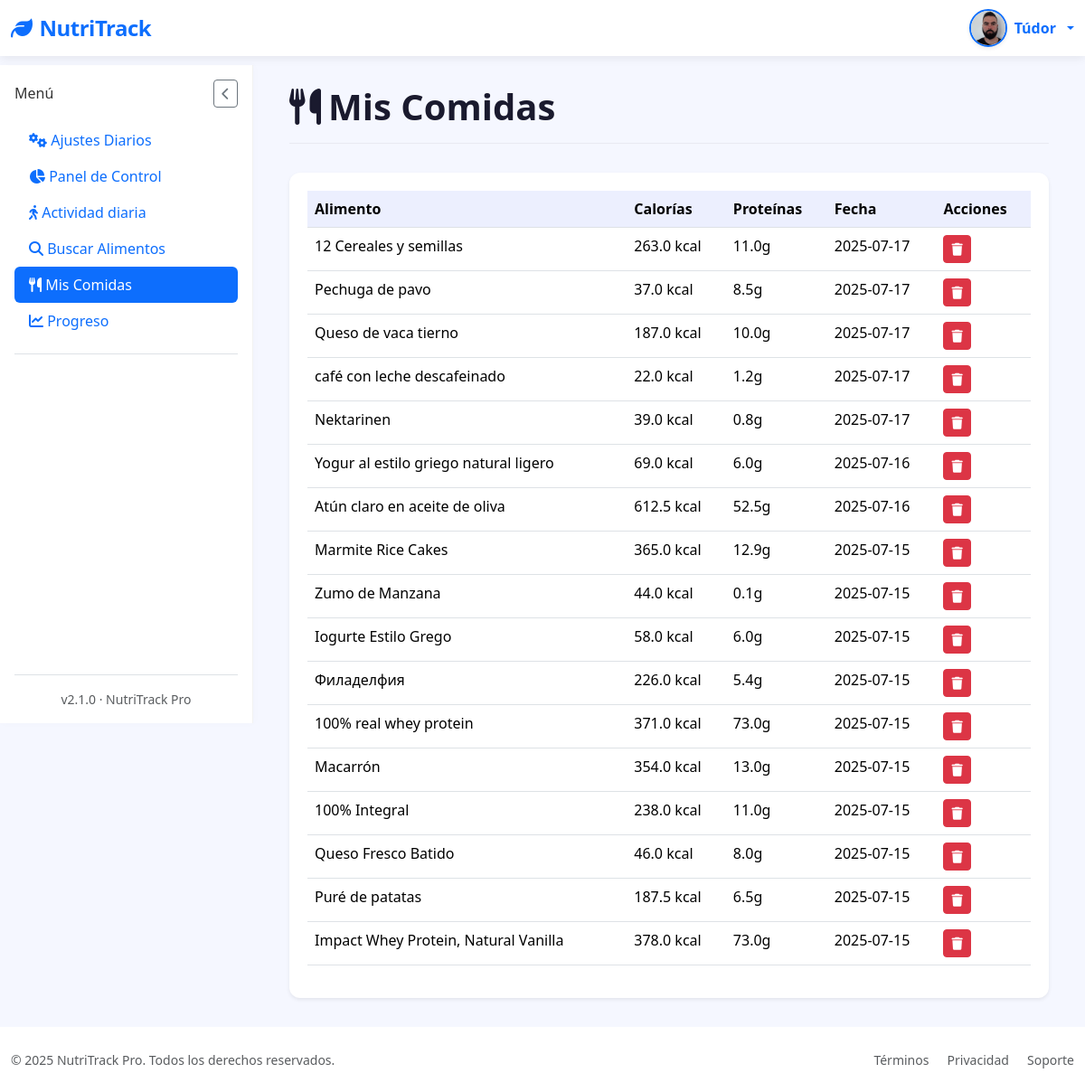
The app's page /mis-comidas (signed in) with its own data.
### tables this page shows
CREATE TABLE "loggin" (
	"id"	INTEGER,
	"username"	TEXT NOT NULL,
	"password"	TEXT,
	"email"	TEXT, google_id TEXT, full_name TEXT, birth_date TEXT, height_cm INTEGER, weight_kg INTEGER, gender TEXT, activity_level TEXT, goal TEXT, profile_photo TEXT DEFAULT NULL, preferences TEXT DEFAULT '{}',
	PRIMARY KEY("id" AUTOINCREMENT)
);

CREATE TABLE "food_entries" (
	"id"	INTEGER,
	"user_id"	INTEGER NOT NULL,
	"food_name"	TEXT NOT NULL,
	"calories"	REAL,
	"proteins"	REAL,
	"fats"	REAL,
	"carbs"	REAL,
	"date"	TIMESTAMP DEFAULT CURRENT_TIMESTAMP,
	"created_at"	TEXT,
	PRIMARY KEY("id" AUTOINCREMENT),
	FOREIGN KEY("user_id") REFERENCES "loggin"("id")
);

### app/controllers/MyfoodsController.py (the view)
@app.route('/mis-comidas')
@login_required
def mis_comidas():
    with get_db_cursor() as cur:
        cur.execute("""
            SELECT id, food_name, calories, proteins, date
            FROM food_entries
            WHERE user_id = ?
            ORDER BY date DESC
        """, (current_user.id,))
        comidas = cur.fetchall()
    return render_template('Myfoods/mis_comidas.html', comidas=comidas)

### app/__init__.py (called while the page is built)
@login_manager.user_loader
def load_user(user_id):
    return User.get_by_id(user_id)

### app/conexion.py (called while the page is built)
@contextmanager
def get_db_connection():
    conn = sqlite3.connect(DATABASE)
    conn.row_factory = sqlite3.Row  # Esto permite acceso como diccionario
    try:
        yield conn
    finally:
        conn.close()

@contextmanager
def get_db_cursor():
    with get_db_connection() as conn:
        cursor = conn.cursor()
        try:
            yield cursor
            conn.commit()
        except:
            conn.rollback()
            raise

### app/controllers/UsersController.py (called while the page is built)
@app.context_processor
def inject_prefs():
    if current_user.is_authenticated:
        prefs = get_user_preferences(current_user.id)  # función que recupera las prefs
        return dict(prefs=prefs)
    return dict(prefs=None)

### app/models/LoginGoogleModel.py (called while the page is built)
    @staticmethod
    def get_by_id(user_id):
        with get_db_cursor() as cur:
            cur.execute("SELECT * FROM loggin WHERE id = ?", (user_id,))
            user = cur.fetchone()
            if user:
                return User(
                    id=user['id'],
                    username=user['username'],
                    email=user['email'] if 'email' in user.keys() else None,
                    google_id=user['google_id'] if 'google_id' in user.keys() else None,
                    profile_photo=user['profile_photo'] if 'profile_photo' in user.keys() else None
                )
        return None

### app/models/UsersModel.py (called while the page is built)
def get_user_preferences(user_id):
    with get_db_cursor() as cursor:
        cursor.execute("SELECT preferences FROM loggin WHERE id = ?", (user_id,))
        row = cursor.fetchone()
        try:
            return json.loads(row["preferences"]) if row and row["preferences"] else {}
        except:
            return {}

### app/templates/Myfoods/mis_comidas.html (shortened to what this page needs)
{% extends "base.html" %}
{% block section %}
<div class="page-header">
  <h1 class="page-title">
    <i class="fas fa-utensils me-2"></i>Mis Comidas
  </h1>
</div>
<div class="card border-0 shadow-sm">
  <div class="card-body">
    {% if comidas %}
    <div class="table-responsive">
      <table class="table table-hover">
        <thead>
          <tr>
            <th>Alimento</th>
            <th>Calorías</th>
            <th>Proteínas</th>
            <th>Fecha</th>
            <th>Acciones</th>
          </tr>
        </thead>
        <tbody>
          {% for comida in comidas %}
          <tr>
            <td>{{ comida['food_name'] }}</td>
            <td>{{ comida['calories'] }} kcal</td>
            <td>{{ comida['proteins'] }}g</td>
            <td>{{ comida['date'] }}</td>
            <td>
              <form method="POST" action="{{ url_for('eliminar_comida', comida_id=comida['id']) }}">
                <button type="submit" class="btn btn-sm btn-danger">
                  <i class="fas fa-trash"></i>
                </button>
              </form>
            </td>
          </tr>
          {% endfor %}
        </tbody>
      </table>
    </div>
    {% else %}
    <div class="text-center py-5">
      <i class="fas fa-utensils fa-3x text-muted mb-3"></i>
      <h5 class="fw-medium">No hay comidas registradas</h5>
      <p class="text-muted">Busca y añade alimentos para verlos aquí.</p>
    </div>
    {% endif %}
  </div>
</div>
{% endblock %}

### app/templates/base.html (shortened to what this page needs)
<!DOCTYPE html>
<html lang="es" data-bs-theme="{% if prefs and prefs.dark_mode %}dark{% else %}light{% endif %}">
<head>
    <link href="https://cdn.jsdelivr.net/npm/bootstrap@5.3.2/dist/css/bootstrap.min.css" rel="stylesheet">
    <link rel="stylesheet" href="https://cdn.jsdelivr.net/npm/bootstrap-icons@1.11.1/font/bootstrap-icons.css">
    <link rel="stylesheet" href="https://cdnjs.cloudflare.com/ajax/libs/font-awesome/6.5.2/css/all.min.css" />
    <link href="https://cdn.jsdelivr.net/npm/sweetalert2@11/dist/sweetalert2.min.css" rel="stylesheet">
    <link rel="stylesheet" href="{{ url_for('static', filename='styles/Stylebase.css') }}">
</head>
<body>
    <nav class="navbar navbar-expand-lg navbar-light bg-white">
        <div class="container-fluid">
            <a class="navbar-brand text-primary" href="{{ url_for('logout') }}">
                <i class="fas fa-leaf me-2"></i>NutriTrack
            </a>
            <div class="d-flex align-items-center ms-auto">
  {% if current_user.is_authenticated %}
  <div class="dropdown">
    <a href="#" class="d-flex align-items-center text-decoration-none dropdown-toggle" id="userDropdown" data-bs-toggle="dropdown" aria-expanded="false" style="gap: 0.5rem;">
      {% if current_user.profile_photo %}
        <img src="{{ url_for('static', filename='images/profile_photo/' + current_user.profile_photo) }}"
            alt="Avatar"
            class="rounded-circle shadow-sm"
            style="width: 42px; height: 42px; object-fit: cover; border: 2px solid #0d6efd;">
      {% else %}
        <div class="user-avatar bg-primary text-white rounded-circle d-flex justify-content-center align-items-center shadow-sm"
             style="width: 42px; height: 42px; font-weight: 700; font-size: 1.1rem; user-select: none;">
          {{ current_user.username[0]|upper }}
        </div>
      {% endif %}
      <span class="d-none d-sm-inline fw-semibold text-primary" style="font-size: 1rem;">
        {{ current_user.username }}
      </span>
    </a>
  </div>
  {% endif %}
</div>
        </div>
    </nav>
    <div class="container-fluid flex-grow-1">
        <div class="row h-100 g-0">
            <nav class="sidebar d-flex flex-column p-3" id="sidebar">
                <div class="d-flex justify-content-between align-items-center mb-3">
                    <h6 class="sidebar-title mb-0">Menú</h6>
                    <button id="closeSidebarBtn" class="btn btn-sm btn-outline-secondary d-lg-block">
                        <i class="fas fa-chevron-left"></i>
                    </button>
                </div>
                <ul class="nav nav-pills flex-column mb-auto">
                    <li>
                        <a href="{{ url_for('settings') }}" class="nav-link {% if request.path == url_for('settings') %}active{% endif %}">
                            <i class="fas fa-cogs"></i> Ajustes Diarios
                        </a>
                    </li>
                    <li>
                        <a href="{{ url_for('dashboard') }}" class="nav-link {% if request.path == url_for('dashboard') %}active{% endif %}">
                            <i class="fas fa-chart-pie"></i> Panel de Control
                        </a>
                    </li>
                    <li>
                        <a href="{{ url_for('activity') }}" class="nav-link {% if request.path == url_for('activity') %}active{% endif %}">
                            <i class="fas fa-walking"></i> Actividad diaria
                        </a>
                    </li>
                    <li>
                        <a href="{{ url_for('search_food') }}" class="nav-link {% if request.path == url_for('search_food') %}active{% endif %}">
                            <i class="fas fa-search"></i> Buscar Alimentos
                        </a>
                    </li>
                    <li>
                        <a href="{{ url_for('mis_comidas') }}" class="nav-link {% if request.path == url_for('mis_comidas') %}active{% endif %}">
                            <i class="fas fa-utensils"></i> Mis Comidas
                        </a>
                    </li>
                    <li>
                        <a href="{{ url_for('progreso') }}" class="nav-link {% if request.path == url_for('progreso') %}active{% endif %}">
                            <i class="fas fa-chart-line"></i> Progreso
                        </a>
                    </li>
                    <li class="pt-3 mt-3 border-top">
                    </li>
                </ul>
                <div class="mt-auto pt-3 border-top text-center small text-muted">
                    v2.1.0 · NutriTrack Pro
                </div>
            </nav>
            <main class="main-content" id="mainContent">
                {% block section %}{% endblock %}
            </main>
        </div>
    </div>
    <footer class="bg-white py-4 mt-auto">
        <div class="container-fluid">
            <div class="row align-items-center">
                <div class="col-md-6 text-center text-md-start">
                    <p class="mb-0 small text-muted">&copy; 2025 NutriTrack Pro. Todos los derechos reservados.</p>
                </div>
                <div class="col-md-6 text-center text-md-end">
                    <a href="#" class="text-decoration-none small text-muted me-3">Términos</a>
                    <a href="#" class="text-decoration-none small text-muted me-3">Privacidad</a>
                    <a href="#" class="text-decoration-none small text-muted">Soporte</a>
                </div>
            </div>
        </div>
    </footer>
</body>
</html>

### app/static/styles/StyleBase.css (style rules this page uses)
:root { --primary-color: #4361ee; --secondary-color: #3f37c9; --accent-color: #4cc9f0; --dark-color: #1a1a2e; --light-color: #f8f9fa; --success-color: #4bb543; }
body { font-family: 'Segoe UI', system-ui, -apple-system, sans-serif; background-color: #f5f7ff; color: #333; min-height: 100vh; display: flex; flex-direction: column; overflow-x: hidden; }
.navbar-brand { font-weight: 700; font-size: 1.5rem; letter-spacing: -0.5px; }
.navbar { box-shadow: 0 2px 10px rgba(0, 0, 0, 0.08); background: white !important; position: relative; z-index: 1100; }
.container-fluid.flex-grow-1 { display: flex; flex-direction: column; min-height: calc(100vh - 72px - 70px); padding-left: 0; padding-right: 0; }
.row.h-100 { display: flex; flex-grow: 1; flex-wrap: nowrap; margin-left: 0; margin-right: 0; width: 100%; }
.sidebar { width: 280px; background: white; position: sticky; top: 72px; border-right: 1px solid rgba(0, 0, 0, 0.05); box-shadow: 1px 0 10px rgba(0, 0, 0, 0.02); transition: all 0.3s ease; z-index: 100; display: flex; flex-direction: column; flex-shrink: 0; height: calc(100vh - 72px); padding: 1rem; }
.main-content { flex-grow: 1; flex-basis: 0; padding: 2rem 2.5rem; background-color: #f5f7ff; overflow-y: auto; }
.card-body { padding: 1.25rem; }
.card-body { flex-grow: 1; }
.card { border: none; border-radius: 12px; box-shadow: 0 4px 12px rgba(0, 0, 0, 0.05); transition: transform 0.2s ease, box-shadow 0.2s ease; }
.table { --bs-table-bg: transparent; }
.table > thead { background-color: rgba(67, 97, 238, 0.1); color: var(--primary-color); }
.page-header { display: flex; justify-content: space-between; align-items: center; margin-bottom: 2rem; padding-bottom: 1rem; border-bottom: 1px solid rgba(0, 0, 0, 0.05); }
.page-title { font-weight: 700; color: var(--dark-color); margin: 0; }

### records on screen
loggin: profile_photo (picture), username "Túdor"
food_entries: food_name "12 Cereales y semillas", calories "263.0", proteins "11.0", date "2025-07-17"
food_entries: food_name "Pechuga de pavo", calories "37.0", proteins "8.5", date "2025-07-17"
food_entries: food_name "Queso de vaca tierno", calories "187.0", proteins "10.0", date "2025-07-17"
food_entries: food_name "café con leche descafeinado", calories "22.0", proteins "1.2", date "2025-07-17"
food_entries: food_name "Nektarinen", calories "39.0", proteins "0.8", date "2025-07-17"
food_entries: food_name "Yogur al estilo griego natural ligero", calories "69.0", proteins "6.0", date "2025-07-16"
food_entries: food_name "Atún claro en aceite de oliva", calories "612.5", proteins "52.5", date "2025-07-16"
food_entries: food_name "Marmite Rice Cakes", calories "365.0", proteins "12.9", date "2025-07-15"
food_entries: food_name "Zumo de Manzana", calories "44.0", proteins "0.1", date "2025-07-15"
food_entries: food_name "Iogurte Estilo Grego", calories "58.0", proteins "6.0", date "2025-07-15"
food_entries: food_name "Филаделфия", calories "226.0", proteins "5.4", date "2025-07-15"
food_entries: food_name "100% real whey protein", calories "371.0", proteins "73.0", date "2025-07-15"
food_entries: food_name "Macarrón", calories "354.0", proteins "13.0", date "2025-07-15"
food_entries: food_name "100% Integral", calories "238.0", proteins "11.0", date "2025-07-15"
food_entries: food_name "Queso Fresco Batido", calories "46.0", proteins "8.0", date "2025-07-15"
food_entries: food_name "Puré de patatas", calories "187.5", proteins "6.5", date "2025-07-15"
food_entries: food_name "Impact Whey Protein, Natural Vanilla", calories "378.0", proteins "73.0", date "2025-07-15"
